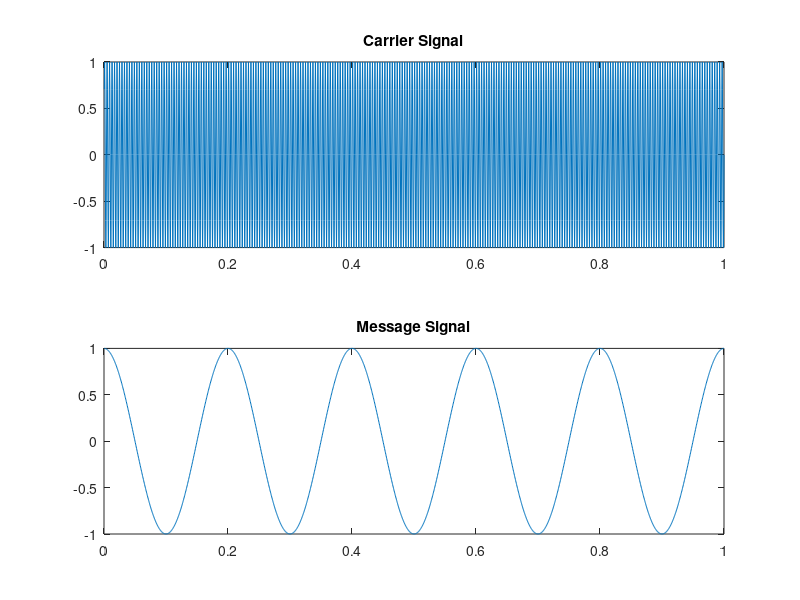
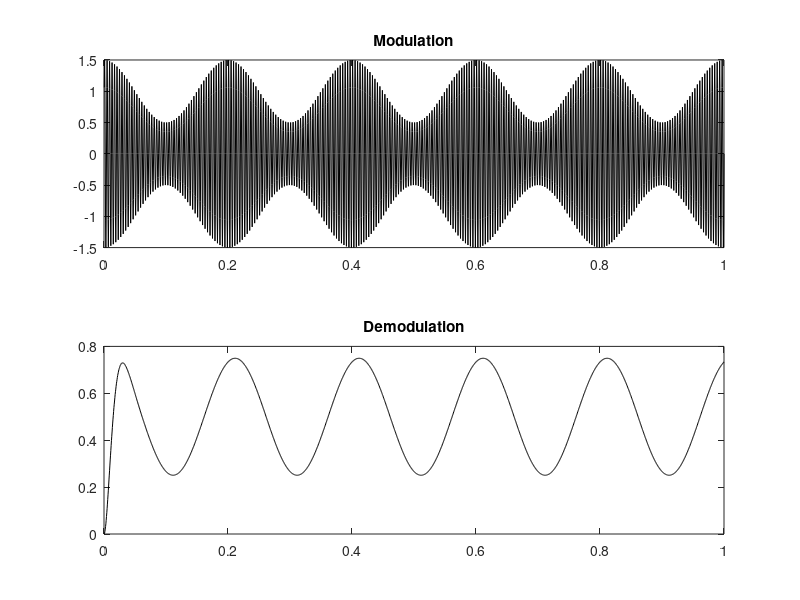

Recreate these plots in MATLAB, in order.
%% window commands
clc;
close all; 
clear all;

%% parameters
fs = 2000;                              % Sampling frequency
f = 5;                                  % Signal frequency
fc = 250;                               % Carrier frequency
N = 2000;                               % Use 1 sec of data
t = (1:N)/fs;                           % Time axis for plotting

%% Generate AM signal
w = (1:N)* 2*pi*fc/fs;                  % Carrier frequency = 250 Hz
w1 = (1:N)*2*pi*f/fs;                   % Signal frequency = 5 Hz
vc = sin(w);                            % Define carrier
vsig = cos(w1);                         % Define signal

figure(1);
subplot(2,1,1)
plot(t, vc);
title('Carrier Signal');

subplot(2,1,2)
plot(t, vsig);
title('Message Signal');

figure(2);
vm = (1 + .5 * vsig) .* vc;             % Create modulated signal with a Modulation constant = 0.5
subplot(2,1,1)
plot(t,vm,'k');                         % Plot AM Signal....axis, label,title.......
title('Modulation')

%% Demodulation
wn = .02;                               % PSD lowpass filter cut - off frequency
[b,a] = butter(2,wn);                   % Design lowpass filter

vo = vm.*vc;
vo = filter(b,a,vo);
subplot(2,1,2)
plot(t,vo,'k');
title('Demodulation')